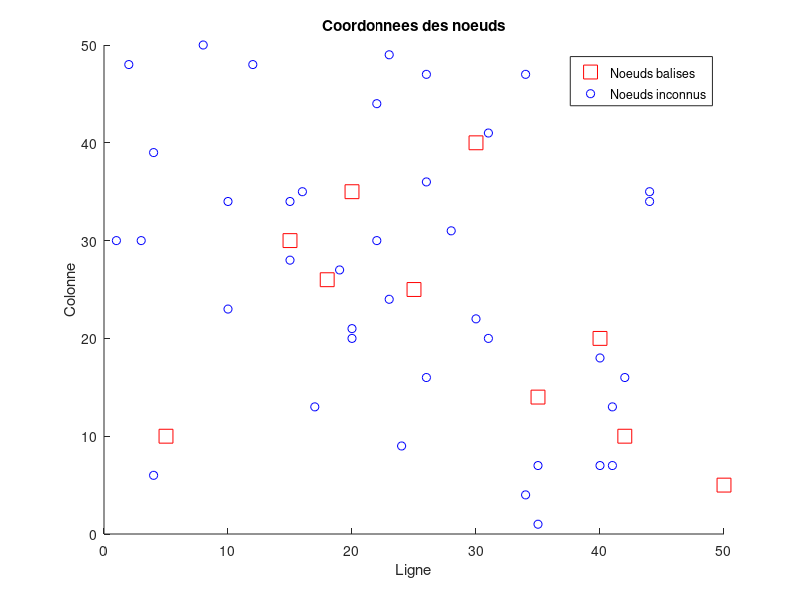

This chart was generated by the following MATLAB code: (Note: this script raises an error after producing the figure.)
% first we declare owr basic variables

NumUnkownNodes = 40 ;
distBeaconNodes = 20 ; % the RSSI or the range of beacon nodes 
popSize = 40;
beaconNodes = [5, 10; 18, 26; 15, 30; 20, 35; 25, 25; 30, 40; 35, 14; 40, 20; 42, 10; 50, 5]; % beacon nodes coordinates define from Gps or config manual

numBeaconNodes = length(beaconNodes);
%disp(numBeaconNodes);
% define the empty metrix NaN (valeur manquante)
coordinates = NaN(NumUnkownNodes + numBeaconNodes,2);

% Fill the matrix with coordinates of beacon nodes
coordinates(1:numBeaconNodes , :) = beaconNodes;

% Fill the rest of table with random coordinates of unkown nodes
for i = (numBeaconNodes+1) : (numBeaconNodes + NumUnkownNodes)
    % genirate the random value
    rowCoord = randi([1, 50]);
    colCoord = randi([1, 50]);
    
    coordinates(i, :) = [rowCoord,colCoord];
end

% Plot the anchor nodes and the unknown nodes
figure(1)
scatter(coordinates(1:numBeaconNodes, 1), coordinates(1:numBeaconNodes, 2),100, 'r','square');
hold on;
scatter(coordinates(numBeaconNodes+1:end, 1), coordinates(numBeaconNodes+1:end, 2), 'b');
title('Coordonnees des noeuds'); % set the title for the graph
xlabel('Ligne');
ylabel('Colonne');
legend('Noeuds balises', 'Noeuds inconnus');

numBeaconNodes_1 = numBeaconNodes;

% claculate the distance between beacon nodes and unkown nodes
i = (numBeaconNodes + 1);
while  i <= (numBeaconNodes + NumUnkownNodes)
    unknownNodePosition = [];
    beaconInRange = [];
    beaconTabOfUnkownNode = [];
    count = 0 ;
    for j = 1 : numBeaconNodes_1  
        distance = Distance_Calculation(coordinates(i,:),coordinates(j,:));
        % when the unknown node is within range of the beacon node
        if distance < distBeaconNodes 
            count = count+1;
            beaconTabOfUnkownNode(end+1,:) = [coordinates(j,1),coordinates(j,2)];
        end

        if size(beaconTabOfUnkownNode,1) >= 3
           unknownNodePosition = coordinates(i,:);
           beaconInRange = beaconTabOfUnkownNode;
        end
    end
    outputStr = sprintf('Unknown node position: %s\nBeacon in range: %s', mat2str(unknownNodePosition), mat2str(beaconInRange));
    disp(outputStr);
    if ~isnan(beaconInRange)
       estimatedPosition = findPosition(unknownNodePosition, beaconInRange);

       disp(estimatedPosition);
       numBeaconNodes_1 = numBeaconNodes_1 + 1 ;
       i =i +1;
    else
        ithRow = coordinates(i, :);
        coordinates(i, :) = [];
        coordinates = [coordinates; ithRow];
    end
end


